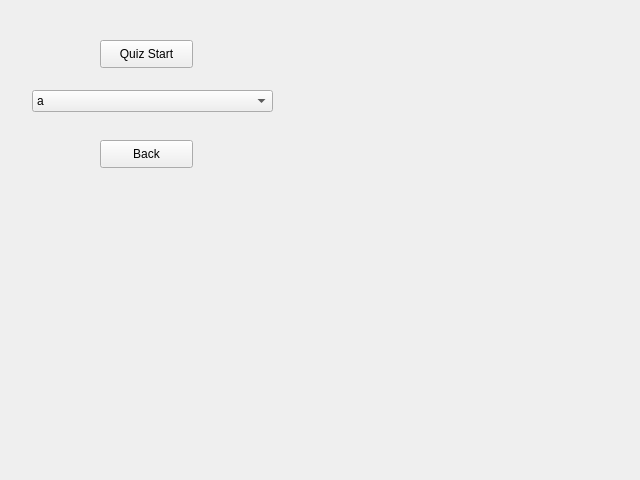
<?xml version="1.0" encoding="UTF-8"?>
<ui version="4.0">
 <class>Form</class>
 <widget class="QWidget" name="Form">
  <property name="geometry">
   <rect>
    <x>0</x>
    <y>0</y>
    <width>640</width>
    <height>480</height>
   </rect>
  </property>
  <property name="windowTitle">
   <string>Form</string>
  </property>
  <widget class="QPushButton" name="pushButton">
   <property name="geometry">
    <rect>
     <x>100</x>
     <y>40</y>
     <width>93</width>
     <height>28</height>
    </rect>
   </property>
   <property name="text">
    <string>Quiz Start</string>
   </property>
  </widget>
  <widget class="QComboBox" name="comboBox">
   <property name="geometry">
    <rect>
     <x>32</x>
     <y>90</y>
     <width>241</width>
     <height>22</height>
    </rect>
   </property>
   <item>
    <property name="text">
     <string>a</string>
    </property>
   </item>
   <item>
    <property name="text">
     <string>b</string>
    </property>
   </item>
   <item>
    <property name="text">
     <string>c</string>
    </property>
   </item>
  </widget>
  <widget class="QPushButton" name="pushButton_2">
   <property name="geometry">
    <rect>
     <x>100</x>
     <y>140</y>
     <width>93</width>
     <height>28</height>
    </rect>
   </property>
   <property name="text">
    <string>Back</string>
   </property>
  </widget>
 </widget>
 <resources/>
 <connections/>
</ui>
